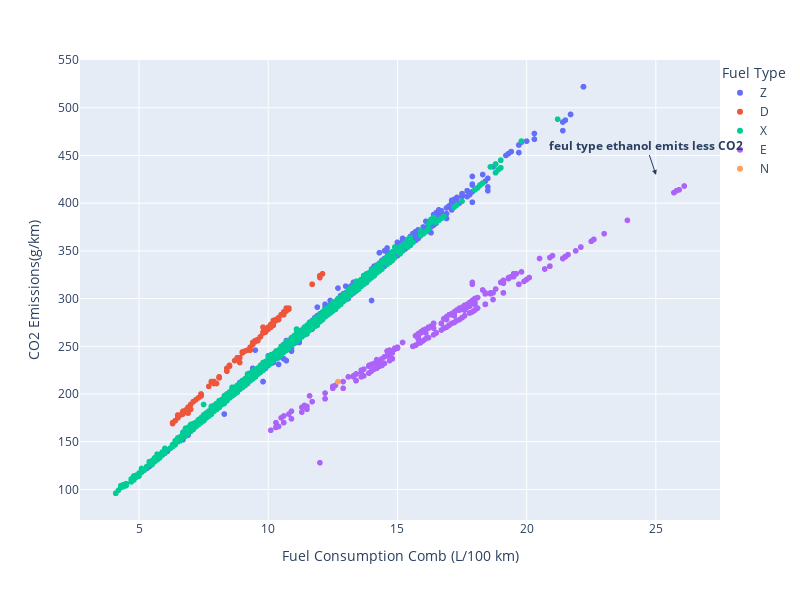

This figure's notebook cell:
### Code cell
# plotly scatter
fig= px.scatter(
    df_co2,
    x='Fuel Consumption Comb (L/100 km)',
    y='CO2 Emissions(g/km)',
    color='Fuel Type', width=800, height=600
)
fig.update_layout(legend_x=1.0, legend_y=1.0)

fig.add_annotation(
    x=0.9, y=0.75,
    text='<b>feul type ethanol emits less CO2</b>',
    yref='y domain', xref='x domain',
    showarrow=True, arrowhead=2
)

### Figure 1 — Plotly figure (JSON) as saved in the notebook; plotly's stock layout.template omitted (floating-point values rounded to 4 significant figures; data arrays with more than 128 entries replaced by an {"elided": "..."} marker saying what was removed)
{"data": [{"hovertemplate": "Fuel Type=Z<br>Fuel Consumption Comb (L/100 km)=%{x}<br>CO2 Emissions(g/km)=%{y}<extra></extra>", "legendgroup": "Z", "marker": {"color": "#636efa", "symbol": "circle"}, "mode": "markers", "name": "Z", "showlegend": true, "type": "scattergl", "x": {"elided": "3202 float values"}, "xaxis": "x", "y": {"elided": "3202 int values"}, "yaxis": "y"}, {"hovertemplate": "Fuel Type=D<br>Fuel Consumption Comb (L/100 km)=%{x}<br>CO2 Emissions(g/km)=%{y}<extra></extra>", "legendgroup": "D", "marker": {"color": "#EF553B", "symbol": "circle"}, "mode": "markers", "name": "D", "showlegend": true, "type": "scattergl", "x": {"elided": "175 float values"}, "xaxis": "x", "y": {"elided": "175 int values"}, "yaxis": "y"}, {"hovertemplate": "Fuel Type=X<br>Fuel Consumption Comb (L/100 km)=%{x}<br>CO2 Emissions(g/km)=%{y}<extra></extra>", "legendgroup": "X", "marker": {"color": "#00cc96", "symbol": "circle"}, "mode": "markers", "name": "X", "showlegend": true, "type": "scattergl", "x": {"elided": "3637 float values"}, "xaxis": "x", "y": {"elided": "3637 int values"}, "yaxis": "y"}, {"hovertemplate": "Fuel Type=E<br>Fuel Consumption Comb (L/100 km)=%{x}<br>CO2 Emissions(g/km)=%{y}<extra></extra>", "legendgroup": "E", "marker": {"color": "#ab63fa", "symbol": "circle"}, "mode": "markers", "name": "E", "showlegend": true, "type": "scattergl", "x": {"elided": "370 float values"}, "xaxis": "x", "y": {"elided": "370 int values"}, "yaxis": "y"}, {"hovertemplate": "Fuel Type=N<br>Fuel Consumption Comb (L/100 km)=%{x}<br>CO2 Emissions(g/km)=%{y}<extra></extra>", "legendgroup": "N", "marker": {"color": "#FFA15A", "symbol": "circle"}, "mode": "markers", "name": "N", "showlegend": true, "type": "scattergl", "x": [12.7], "xaxis": "x", "y": [213], "yaxis": "y"}], "layout": {"annotations": [{"arrowhead": 2, "showarrow": true, "text": "<b>feul type ethanol emits less CO2</b>", "x": 0.9, "xref": "x domain", "y": 0.75, "yref": "y domain"}], "height": 600, "legend": {"title": {"text": "Fuel Type"}, "tracegroupgap": 0, "x": 1, "y": 1}, "margin": {"t": 60}, "width": 800, "xaxis": {"anchor": "y", "domain": [0, 1], "title": {"text": "Fuel Consumption Comb (L/100 km)"}}, "yaxis": {"anchor": "x", "domain": [0, 1], "title": {"text": "CO2 Emissions(g/km)"}}}}
